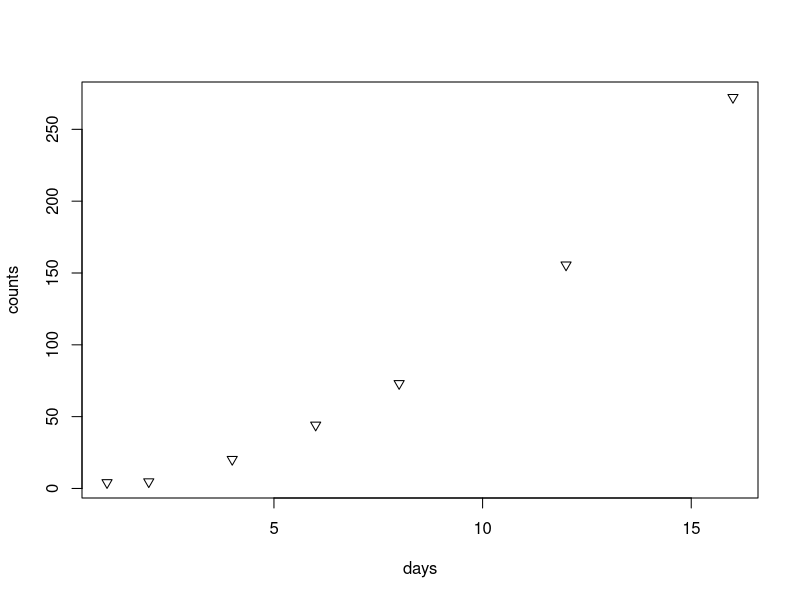
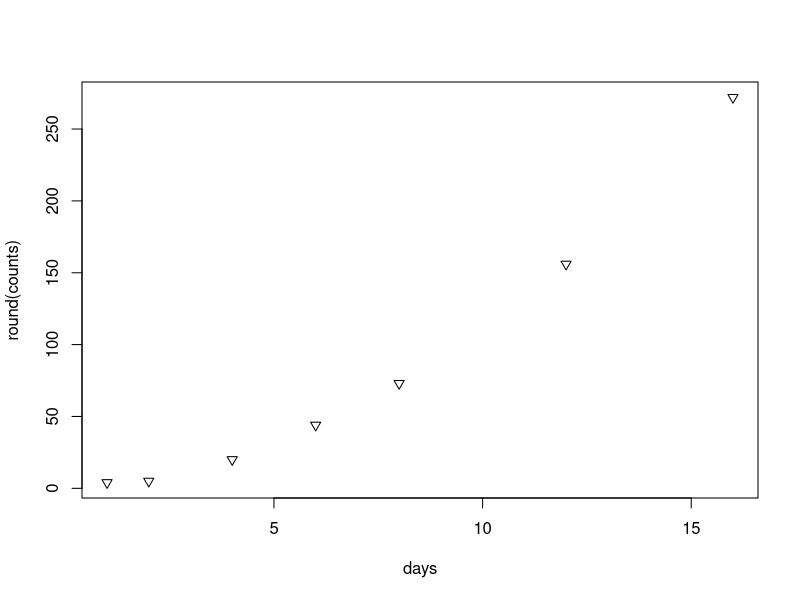
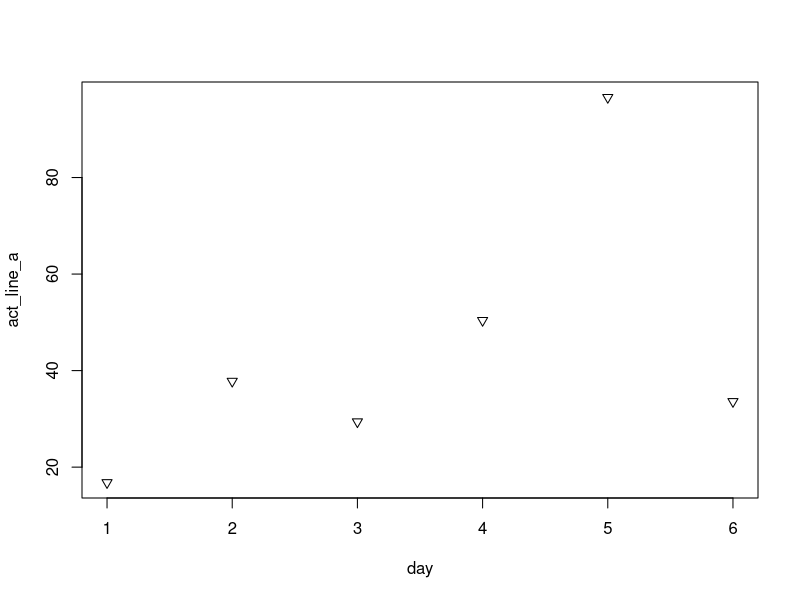
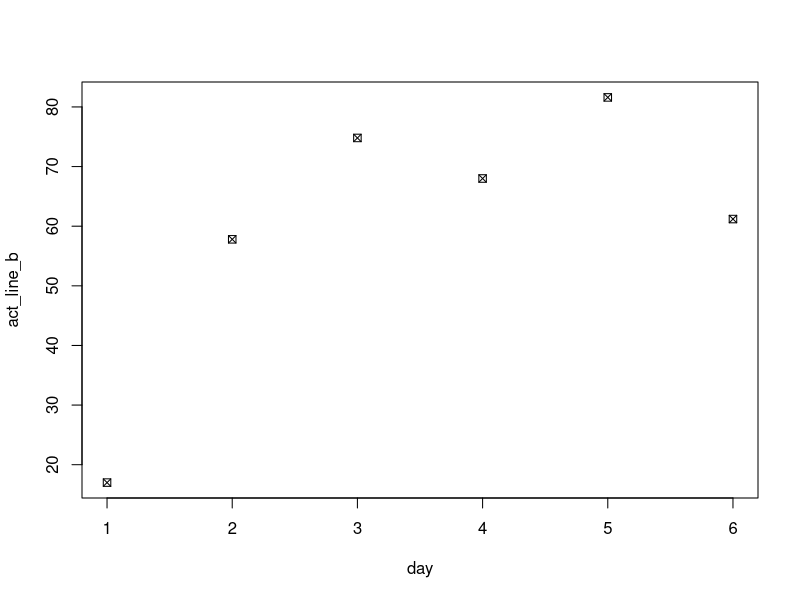
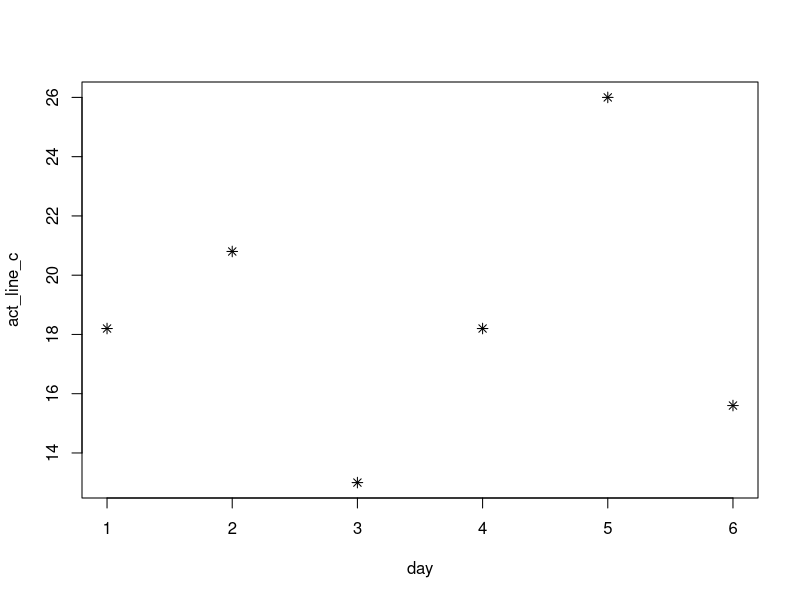
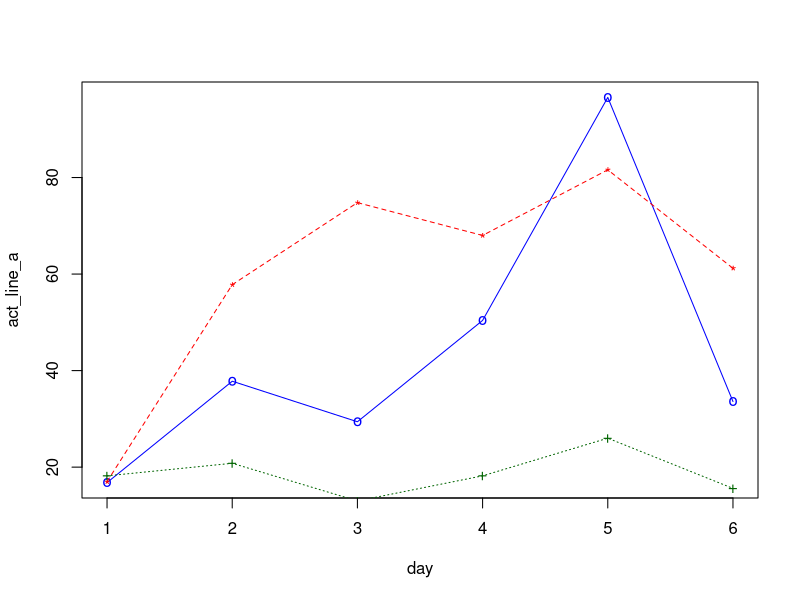

Write R code to recreate these figures, in order.
## ---- chunk 1
#
#
#
#
#
(45 - 32) * 5/9 
(96 - 32) * 5/9 
(451 - 32) * 5/9 
## ---- chunk 2
#
#
#
#
-65 * 9/5 + 32
100 * 9/5 + 32
20 * 9/5 + 32
## ---- chunk 3
1:73 * 5
## ---- chunk 4
#
#
#
#
#
#
#
#
??sequence
sample_days <- seq(5, 365, by = 5)
sample_days
## ---- chunk 5
num_char <- c(1, 2, 3, "a")
num_logical <- c(1, 2, 3, TRUE)
char_logical <- c("a", "b", "c", TRUE)
tricky <- c(1, 2, 3, "4")
#
#
#
#
#
# Answers to the type coercion question below
#
#
#
#
#
typeof(num_char)
class(num_char)
num_char
typeof(num_logical)
class(num_logical)
num_logical
typeof(char_logical)
class(char_logical)
char_logical
typeof(tricky)
class(tricky)
tricky
## ---- chunk 6
# logical → numeric → character ← logical 
## ---- chunk 7
days <- c(1, 2, 4, 6, 8, 12, 16)
counts <- days ^ 2 + rnorm(days, mean = days)

#
#
#
#
#
#
#
#
# add your code here
?rnorm
rnorm(days, mean = days)
#
help("plot.default")
?plot.default
#
plot.default(days,counts, pch=6)
## ---- chunk 8
??round
round_days <- round(counts)
round_days
plot.default(days,round(counts), pch=6)
## ---- chunk 9
day <- c(1,2,3,4,5,6)
line_a <- c(4,9,7,12,23,8)
line_b <- c(5,17,22,20,24,18)
line_c <- c(14,16,10,14,20,12)
summary(line_a)
summary(line_b)
summary(line_c)
#
## ---- chunk 10
act_line_a <- line_a * 4.2
act_line_b <- line_b * 3.4
act_line_c <- line_c * 1.3
act_line_a
act_line_b
act_line_c
summary(act_line_a)
summary(act_line_b)
summary(act_line_c)
plot.default(day,act_line_a,pch=6)
plot.default(day,act_line_b,pch=7)
plot.default(day,act_line_c,pch=8)
#
# Plot with multiple lines (Yes I had to look it up in help as I don't tend to use base R plot very often)

# plot the first curve by calling plot() function
# First curve is plotted
 plot(day, act_line_a, type="o", col="blue", pch="o", lty=1 )

# Add second curve to the same plot by calling points() and lines()
# Use symbol '*' for points.
 points(day, act_line_b, col="red", pch="*")
 lines(day, act_line_b, col="red",lty=2)

# Add Third curve to the same plot by calling points() and lines()
# Use symbol '+' for points.
 points(day, act_line_c, col="dark green",pch="+")
 lines(day, act_line_c, col="dark green", lty=3)
